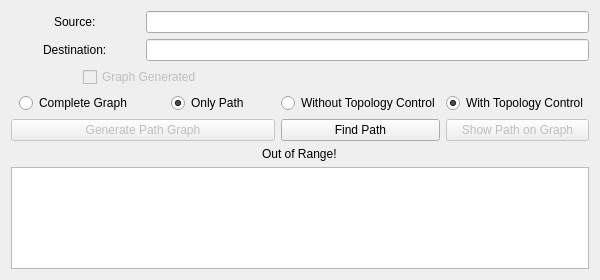
<?xml version="1.0" encoding="UTF-8"?>
<ui version="4.0">
 <class>PathWindow</class>
 <widget class="QDialog" name="PathWindow">
  <property name="geometry">
   <rect>
    <x>0</x>
    <y>0</y>
    <width>600</width>
    <height>280</height>
   </rect>
  </property>
  <property name="windowTitle">
   <string>Path Finder</string>
  </property>
  <layout class="QGridLayout" name="gridLayout_2">
   <item row="2" column="1">
    <widget class="QTextEdit" name="output_text">
     <property name="readOnly">
      <bool>true</bool>
     </property>
    </widget>
   </item>
   <item row="0" column="1">
    <layout class="QGridLayout" name="gridLayout">
     <item row="4" column="0" alignment="Qt::AlignHCenter">
      <widget class="QRadioButton" name="complete_radio">
       <property name="text">
        <string>Complete Graph</string>
       </property>
       <attribute name="buttonGroup">
        <string notr="true">buttonGroup</string>
       </attribute>
      </widget>
     </item>
     <item row="4" column="1" alignment="Qt::AlignHCenter">
      <widget class="QRadioButton" name="only_radio">
       <property name="text">
        <string>Only Path</string>
       </property>
       <property name="checked">
        <bool>true</bool>
       </property>
       <attribute name="buttonGroup">
        <string notr="true">buttonGroup</string>
       </attribute>
      </widget>
     </item>
     <item row="3" column="0" colspan="2" alignment="Qt::AlignHCenter">
      <widget class="QCheckBox" name="path_check">
       <property name="enabled">
        <bool>false</bool>
       </property>
       <property name="text">
        <string>Graph Generated</string>
       </property>
      </widget>
     </item>
     <item row="5" column="3">
      <widget class="QPushButton" name="show_button">
       <property name="enabled">
        <bool>false</bool>
       </property>
       <property name="text">
        <string>Show Path on Graph</string>
       </property>
      </widget>
     </item>
     <item row="5" column="0" colspan="2">
      <widget class="QPushButton" name="generate_path_graph_button">
       <property name="enabled">
        <bool>false</bool>
       </property>
       <property name="text">
        <string>Generate Path Graph</string>
       </property>
      </widget>
     </item>
     <item row="5" column="2">
      <widget class="QPushButton" name="FindPath_button">
       <property name="text">
        <string>Find Path</string>
       </property>
      </widget>
     </item>
     <item row="1" column="0" alignment="Qt::AlignHCenter">
      <widget class="QLabel" name="label">
       <property name="text">
        <string>Source:</string>
       </property>
      </widget>
     </item>
     <item row="2" column="0" alignment="Qt::AlignHCenter">
      <widget class="QLabel" name="label_2">
       <property name="text">
        <string>Destination:</string>
       </property>
      </widget>
     </item>
     <item row="2" column="1" colspan="3">
      <widget class="QLineEdit" name="destination_name"/>
     </item>
     <item row="1" column="1" colspan="3">
      <widget class="QLineEdit" name="source_name"/>
     </item>
     <item row="4" column="2">
      <widget class="QRadioButton" name="without_button">
       <property name="text">
        <string>Without Topology Control</string>
       </property>
      </widget>
     </item>
     <item row="4" column="3">
      <widget class="QRadioButton" name="with_button">
       <property name="text">
        <string>With Topology Control</string>
       </property>
       <property name="checked">
        <bool>true</bool>
       </property>
      </widget>
     </item>
    </layout>
   </item>
   <item row="1" column="1" alignment="Qt::AlignHCenter">
    <widget class="QLabel" name="errorLabel">
     <property name="text">
      <string>Out of Range!</string>
     </property>
    </widget>
   </item>
  </layout>
 </widget>
 <resources/>
 <connections/>
 <buttongroups>
  <buttongroup name="buttonGroup"/>
 </buttongroups>
</ui>
